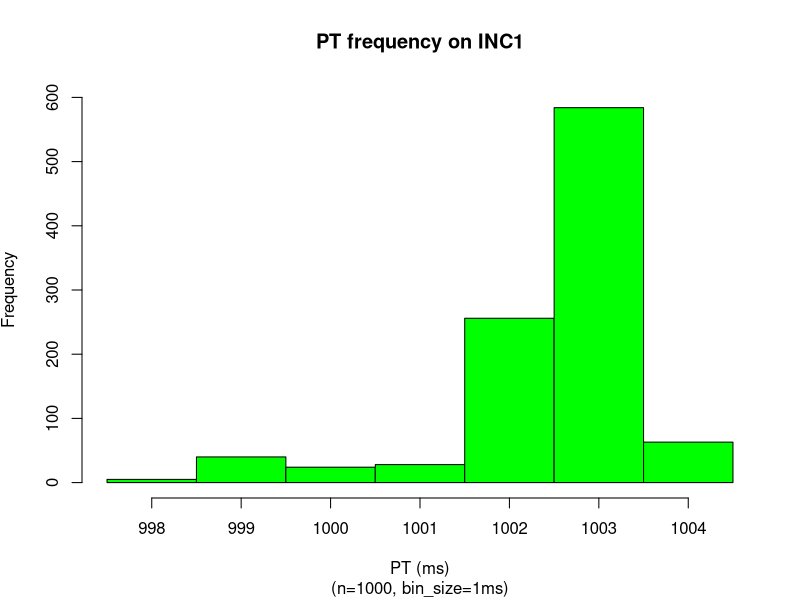
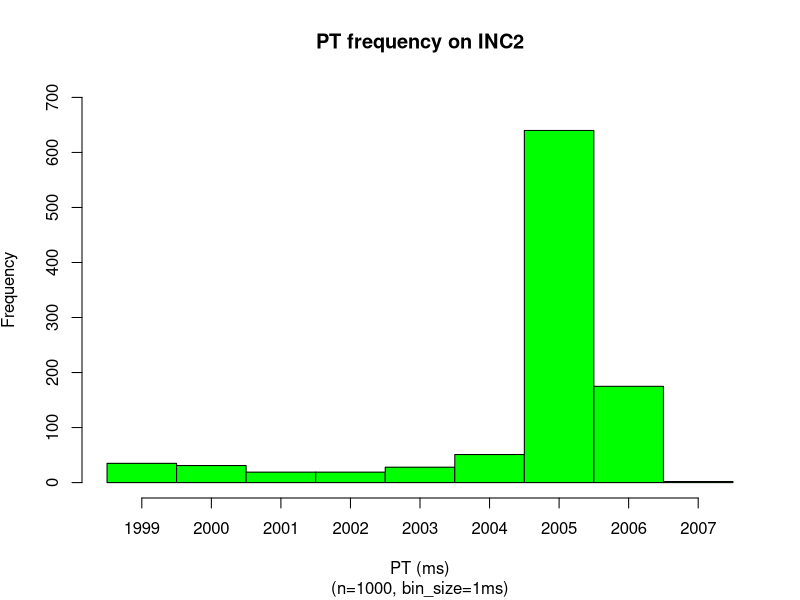
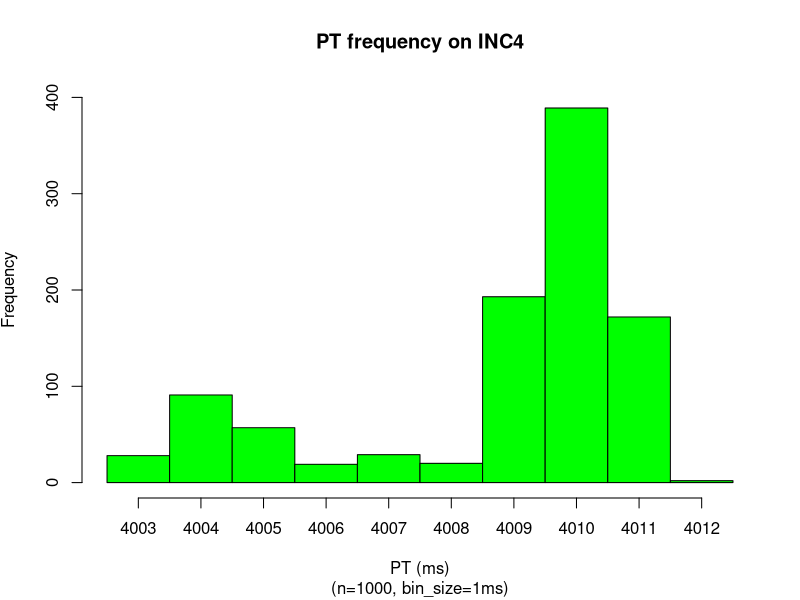
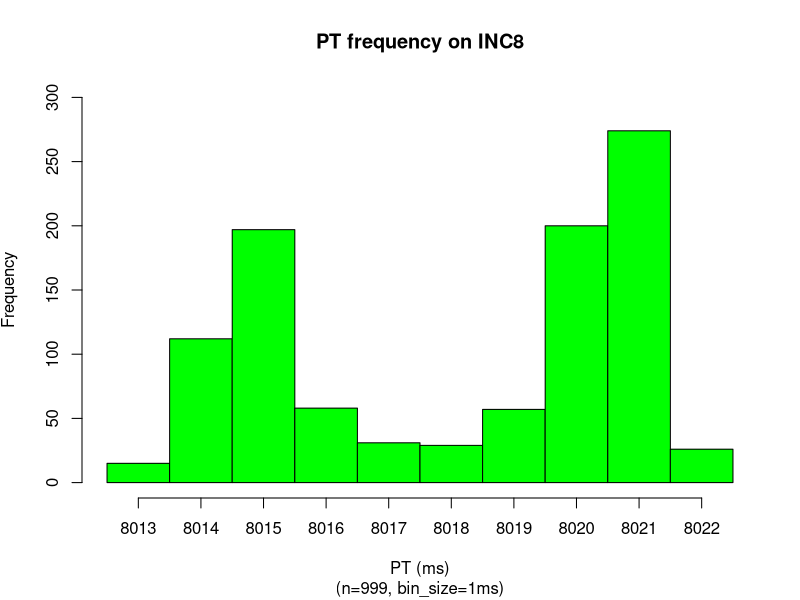
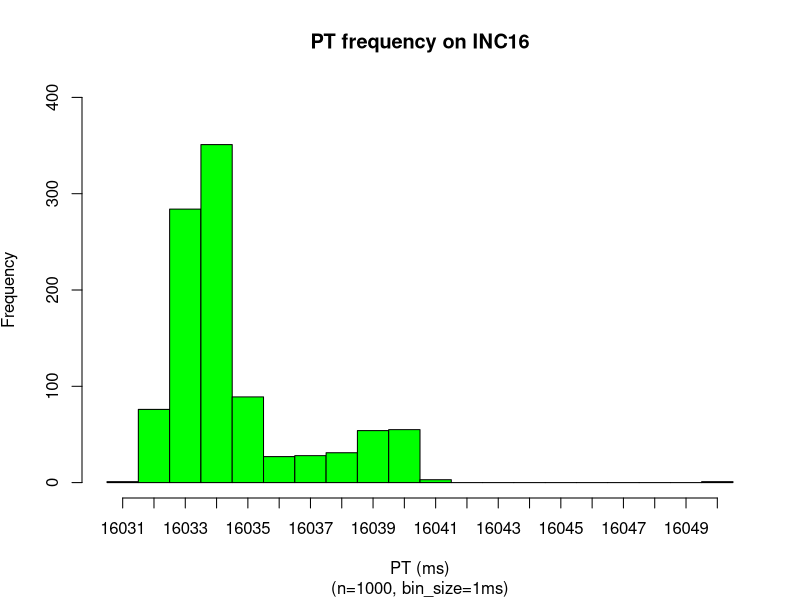
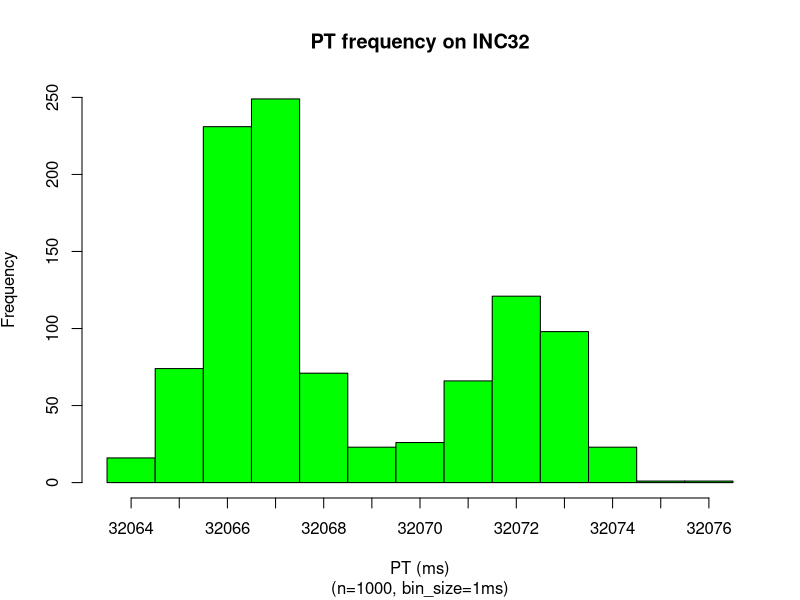
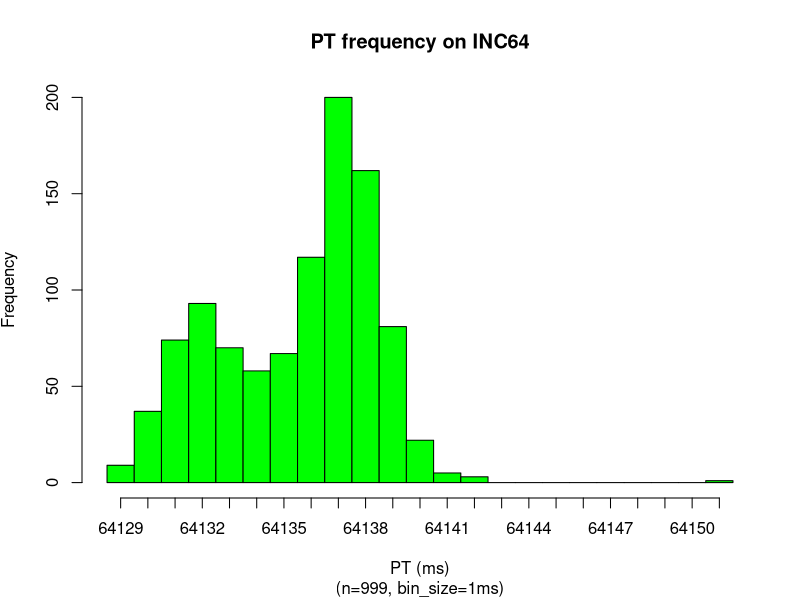
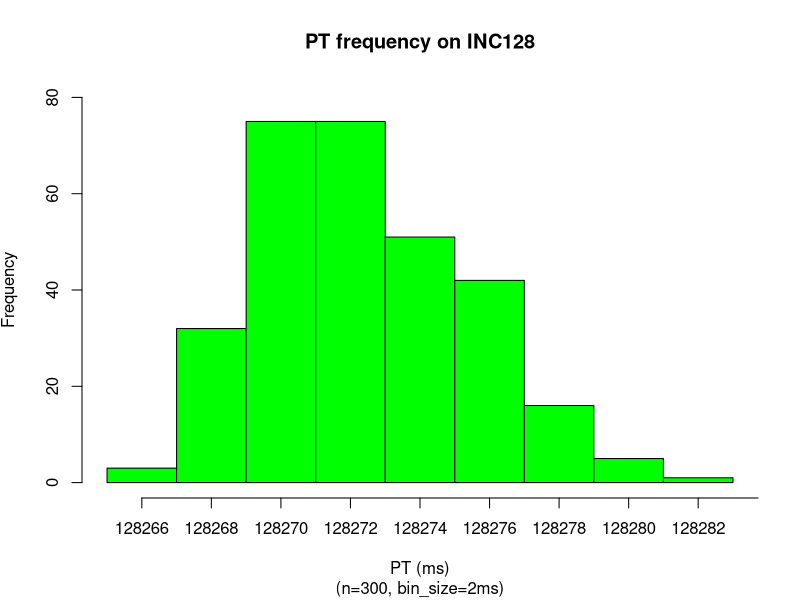

These charts were generated, in order, by the following R code:
### sodb9
numSamples <- 1000
x = read.csv(file="1_sec.dat",head=TRUE,sep="\t")
x <- subset(x, x$ITERNUM <= numSamples)
setEPS()
postscript("1_sec_pt_hist_v5.eps")
binsize=1
x_up = mean(x$PRTIME) + 2*sd(x$PRTIME)
x_dn = mean(x$PRTIME) - 2*sd(x$PRTIME)
#x = subset(x, x$PRTIME >= x_dn & x$PRTIME <= x_up)
xmin <-min(x$PRTIME)
xmin
xmax <-max(x$PRTIME)
xmax
nbins <- ceiling((xmax-xmin) / binsize)
h = hist(x$PRTIME, right=F, breaks=seq(xmin,xmax+binsize,binsize),plot=F)
ymax <- max(h$counts)
ymax <- ceiling(ymax/100)*100
plot(h, xaxt="n",freq=TRUE,ylim=c(0,ymax), col="green", main='PT frequency on INC1', 
sub=paste("(n=",nrow(x),", bin_size=",binsize,"ms)",sep=""), 
xlab='PT (ms)', ylab=expression('Frequency'))
axis(side=1,at=h$mids,labels=seq(xmin,xmax,1))
dev.off()

x = read.csv(file="2_sec.dat",head=TRUE,sep="\t")
x <- subset(x, x$ITERNUM <= numSamples)
setEPS()
postscript("2_sec_pt_hist_v5.eps")
binsize=1
x_up = mean(x$PRTIME) + 2*sd(x$PRTIME)
x_dn = mean(x$PRTIME) - 2*sd(x$PRTIME)
#x = subset(x, x$PRTIME >= x_dn & x$PRTIME <= x_up)
xmin <-min(x$PRTIME)
xmin
xmax <-max(x$PRTIME)
xmax
nbins <- ceiling((xmax-xmin) / binsize)
h = hist(x$PRTIME, right=F, breaks=seq(xmin,xmax+binsize,binsize),plot=F)
ymax <- max(h$counts)
ymax <- ceiling(ymax/100)*100
#ymax <- 250
plot(h, xaxt="n",freq=TRUE,ylim=c(0,ymax), xaxt="n",col="green", main='PT frequency on INC2', 
sub=paste("(n=",nrow(x),", bin_size=",binsize,"ms)",sep=""), 
xlab='PT (ms)', ylab=expression('Frequency'))
axis(side=1,at=h$mids,labels=seq(xmin,xmax,1))
dev.off()

x = read.csv(file="4_sec.dat",head=TRUE,sep="\t")
x <- subset(x, x$ITERNUM <= numSamples)
setEPS()
postscript("4_sec_pt_hist_v5.eps")
x_up = mean(x$PRTIME) + 2*sd(x$PRTIME)
x_dn = mean(x$PRTIME) - 2*sd(x$PRTIME)
#x = subset(x, x$PRTIME >= x_dn & x$PRTIME <= x_up)
#ymax <- 200
xmin <-min(x$PRTIME)
xmin
xmax <-max(x$PRTIME)
xmax
nbins <- ceiling((xmax-xmin) / binsize)
h = hist(x$PRTIME, right=F, breaks=seq(xmin,xmax+binsize,binsize),plot=F)
binsize=1
ymax <- max(h$counts)
ymax <- ceiling(ymax/100)*100
plot(h, ylim=c(0,ymax), xaxt="n",freq=TRUE,col="green", main='PT frequency on INC4', 
sub=paste("(n=",nrow(x),", bin_size=",binsize,"ms)",sep=""), 
xlab='PT (ms)', ylab=expression('Frequency'))
axis(side=1,at=h$mids,labels=seq(xmin,xmax,1))
dev.off()

x = read.csv(file="8_sec.dat",head=TRUE,sep="\t")
x <- subset(x, x$ITERNUM <= numSamples)
setEPS()
postscript("8_sec_pt_hist_v5.eps")
x <- subset(x, x$ITERNUM != 948)
x_up = mean(x$PRTIME) + 2*sd(x$PRTIME)
x_dn = mean(x$PRTIME) - 2*sd(x$PRTIME)
#x = subset(x, x$PRTIME >= x_dn & x$PRTIME <= x_up)
binsize=1
xmin <-min(x$PRTIME)
xmin
xmax <-max(x$PRTIME)
xmax
nbins <- ceiling((xmax-xmin) / binsize)
h = hist(x$PRTIME, right=F, breaks=seq(xmin,xmax+binsize,binsize),plot=F)
ymax <- max(h$counts)
ymax <- ceiling(ymax/100)*100
#ymax <- 100
binsize=1
plot(h, ylim=c(0,ymax),xaxt="n",freq=TRUE,col="green", main='PT frequency on INC8', 
sub=paste("(n=",nrow(x),", bin_size=",binsize,"ms)",sep=""), 
xlab='PT (ms)', ylab=expression('Frequency'))
axis(side=1,at=h$mids,labels=seq(xmin,xmax,1))
dev.off()

x = read.csv(file="16_sec.dat",head=TRUE,sep="\t")
x <- subset(x, x$ITERNUM <= numSamples)
setEPS()
postscript("16_sec_pt_hist_v5.eps")
#x <- subset(x, x$ITERNUM != 686 & x$ITERNUM != 700)
x_up = mean(x$PRTIME) + 2*sd(x$PRTIME)
x_dn = mean(x$PRTIME) - 2*sd(x$PRTIME)
#x = subset(x, x$PRTIME >= x_dn & x$PRTIME <= x_up)
binsize=1
xmin <-min(x$PRTIME)
xmin
xmax <-max(x$PRTIME)
xmax
nbins <- ceiling((xmax-xmin) / binsize)
h = hist(x$PRTIME, right=F, breaks=seq(xmin,xmax+binsize,binsize),plot=F)
ymax <- max(h$counts)
ymax <- ceiling(ymax/100)*100
ymax <- 400
plot(h, ylim=c(0,ymax), xaxt="n",freq=TRUE,col="green", main='PT frequency on INC16', 
sub=paste("(n=",nrow(x),", bin_size=",binsize,"ms)",sep=""), 
xlab='PT (ms)', ylab=expression('Frequency'))
axis(side=1,at=h$mids,labels=seq(xmin,xmax,1))
dev.off()

x = read.csv(file="32_sec.dat",head=TRUE,sep="\t")
#x <- subset(x, x$ITERNUM <= numSamples)
setEPS()
postscript("32_sec_pt_hist_v5.eps")
#x <- subset(x, x$ITERNUM != 433)
x_up = mean(x$PRTIME) + 2*sd(x$PRTIME)
x_dn = mean(x$PRTIME) - 2*sd(x$PRTIME)
#x = subset(x, x$PRTIME >= x_dn & x$PRTIME <= x_up)
binsize=1
xmin <-min(x$PRTIME)
xmin
xmax <-max(x$PRTIME)
xmax
nbins <- ceiling((xmax-xmin) / binsize)
h = hist(x$PRTIME, right=F, breaks=seq(xmin,xmax+binsize,binsize),plot=F)
ymax <- max(h$counts)
ymax <- ceiling(ymax/100)*100
ymax <- 250
plot(h, ylim=c(0,ymax), xaxt="n",freq=TRUE,col="green", main='PT frequency on INC32', 
sub=paste("(n=",nrow(x),", bin_size=",binsize,"ms)",sep=""), 
xlab='PT (ms)', ylab=expression('Frequency'))
axis(side=1,at=h$mids,labels=seq(xmin,xmax,1))
dev.off()

x = read.csv(file="64_sec.dat",head=TRUE,sep="\t")
x <- subset(x, x$ITERNUM <= numSamples)
setEPS()
postscript("64_sec_pt_hist_v5.eps")
x <- subset(x, x$ITERNUM != 578)
x_up = mean(x$PRTIME) + 2*sd(x$PRTIME)
x_dn = mean(x$PRTIME) - 2*sd(x$PRTIME)
#x = subset(x, x$PRTIME >= x_dn & x$PRTIME <= x_up)
binsize=1
xmin <-min(x$PRTIME)
xmin
xmax <-max(x$PRTIME)
xmax
nbins <- ceiling((xmax-xmin) / binsize)
h = hist(x$PRTIME, right=F, breaks=seq(xmin,xmax+binsize,binsize),plot=F)
ymax <- max(h$counts)
ymax <- ceiling(ymax/100)*100
#ymax <- 100
plot(h, ylim=c(0,ymax), xaxt="n",freq=TRUE,col="green", main='PT frequency on INC64', 
sub=paste("(n=",nrow(x),", bin_size=",binsize,"ms)",sep=""), 
xlab='PT (ms)', ylab=expression('Frequency'))
axis(side=1,at=h$mids,labels=seq(xmin,xmax,1))
dev.off()
numSamples<-300
x = read.csv(file="128_sec.dat",head=TRUE,sep="\t")
x <- subset(x, x$ITERNUM <= numSamples)
setEPS()
postscript("128_sec_pt_hist_v5.eps")
#x <- subset(x, x$ITERNUM != 26)
x_up = mean(x$PRTIME) + 2*sd(x$PRTIME)
x_dn = mean(x$PRTIME) - 2*sd(x$PRTIME)
#x = subset(x, x$PRTIME >= x_dn & x$PRTIME <= x_up)
binsize=2
xmin <-min(x$PRTIME)
xmin
xmax <-max(x$PRTIME)
xmax
nbins <- ceiling((xmax-xmin) / binsize)
h = hist(x$PRTIME, right=F, breaks=seq(xmin,xmax+binsize,binsize),plot=F)
ymax <- max(h$counts)
ymax <- ceiling(ymax/100)*100
ymax <- 80
plot(h, ylim=c(0,ymax),  xaxt="n",freq=TRUE,col="green", main='PT frequency on INC128', 
sub=paste("(n=",nrow(x),", bin_size=",binsize,"ms)",sep=""), 
xlab='PT (ms)', ylab=expression('Frequency'))
axis(side=1,at=seq(min(h$mids),max(h$mids)+binsize,binsize),labels=seq(ceiling(min(h$mids)),ceiling(max(h$mids))+binsize,binsize))
dev.off()

x = read.csv(file="256_sec.dat",head=TRUE,sep="\t")
setEPS()
postscript("256_sec_pt_hist_v5.eps")
x <- subset(x, x$ITERNUM != 81)
x_up = mean(x$PRTIME) + 2*sd(x$PRTIME)
x_dn = mean(x$PRTIME) - 2*sd(x$PRTIME)
#x = subset(x, x$PRTIME >= x_dn & x$PRTIME <= x_up)
binsize=2
xmin <-min(x$PRTIME)
xmin
xmax <-max(x$PRTIME)
xmax
nbins <- ceiling((xmax-xmin) / binsize)
h = hist(x$PRTIME, right=F, breaks=seq(xmin,xmax+binsize,binsize),plot=F)
ymax <- max(h$counts)
ymax <- ceiling(ymax/100)*100
ymax <- 60
plot(h, ylim=c(0,ymax), xaxt="n",freq=TRUE,col="green", main='PT frequency on INC256', 
sub=paste("(n=",nrow(x),", bin_size=",binsize,"ms)",sep=""), 
xlab='PT (ms)', ylab=expression('Frequency'))
axis(side=1,at=seq(min(h$mids),max(h$mids)+binsize,binsize),labels=seq(ceiling(min(h$mids)),ceiling(max(h$mids))+binsize,binsize))
dev.off()


x = read.csv(file="512_sec.dat",head=TRUE,sep="\t")
setEPS()
postscript("512_sec_pt_hist_v5.eps")
x <- subset(x, x$ITERNUM != 58 & x$ITERNUM != 226)
x_up = mean(x$PRTIME) + 2*sd(x$PRTIME)
x_dn = mean(x$PRTIME) - 2*sd(x$PRTIME)
#x = subset(x, x$PRTIME >= x_dn & x$PRTIME <= x_up)
binsize=5
xmin <-min(x$PRTIME)
xmin
xmax <-max(x$PRTIME)
xmax
nbins <- ceiling((xmax-xmin) / binsize)
h = hist(x$PRTIME, right=F, breaks=seq(xmin,xmax+binsize,binsize),plot=F)
ymax <- max(h$counts)
ymax <- ceiling(ymax/100)*100
ymax <-120
plot(h, ylim=c(0,ymax), xaxt="n",freq=TRUE,col="green", main='PT frequency on INC512', 
sub=paste("(n=",nrow(x),", bin_size=",binsize,"ms)",sep=""), 
xlab='PT (ms)', ylab=expression('Frequency'))
axis(side=1,at=seq(min(h$mids),max(h$mids)+binsize,binsize),labels=seq(ceiling(min(h$mids)),ceiling(max(h$mids))+binsize,binsize))
dev.off()

x = read.csv(file="1024_sec.dat",head=TRUE,sep="\t")
setEPS()
postscript("1024_sec_pt_hist_v5.eps")
x <- subset(x, x$ITERNUM != 46 & x$ITERNUM != 130 & x$ITERNUM != 214 & x$ITERNUM != 299)
x_up = mean(x$PRTIME) + 2*sd(x$PRTIME)
x_dn = mean(x$PRTIME) - 2*sd(x$PRTIME)
#x = subset(x, x$PRTIME >= x_dn & x$PRTIME <= x_up)
binsize=5
xmin <-min(x$PRTIME)
xmin
xmax <-max(x$PRTIME)
xmax
nbins <- ceiling((xmax-xmin) / binsize)
h = hist(x$PRTIME, right=F, breaks=seq(xmin,xmax+binsize,binsize),plot=F)
ymax <- max(h$counts)
ymax <- ceiling(ymax/100)*100
ymax <- 100
plot(h, ylim=c(0,ymax), xaxt="n",axes = TRUE,freq=TRUE,col="green", main='PT frequency on INC1024', 
sub=paste("(n=",nrow(x),", bin_size=",binsize,"ms)",sep=""), 
xlab='PT (ms)', ylab=expression('Frequency'))
axis(side=1,at=seq(min(h$mids),max(h$mids)+binsize,binsize),labels=seq(ceiling(min(h$mids)),ceiling(max(h$mids))+binsize,binsize))
dev.off()

### run on sodb10
x = read.csv(file="2048_sec.dat",head=TRUE,sep="\t")
setEPS()
postscript("2048_sec_pt_hist_v5.eps")
x <- subset(x, x$ITERNUM != 166)
x_up = mean(x$PRTIME) + 2*sd(x$PRTIME)
x_dn = mean(x$PRTIME) - 2*sd(x$PRTIME)
#x = subset(x, x$PRTIME >= x_dn & x$PRTIME <= x_up)
binsize=5
xmin <-min(x$PRTIME)
xmin
xmax <-max(x$PRTIME)
xmax
nbins <- ceiling((xmax-xmin) / binsize)
h = hist(x$PRTIME, right=F, breaks=seq(xmin,xmax+binsize,binsize),plot=F)
ymax <- max(h$counts)
ymax <- ceiling(ymax/100)*100
ymax <- 80
plot(h, ylim=c(0,ymax), xaxt="n",freq=TRUE,col="green", main='PT frequency on INC2048', 
sub=paste("(n=",nrow(x),", bin_size=",binsize,"ms)",sep=""), 
xlab='PT (ms)', ylab=expression('Frequency'))
axis(side=1,at=seq(min(h$mids),max(h$mids)+binsize,binsize),labels=seq(ceiling(min(h$mids)),ceiling(max(h$mids))+binsize,binsize))
dev.off()

### run on sodb12
x = read.csv(file="4096_sec.dat",head=TRUE,sep="\t")
setEPS()
postscript("4096_sec_pt_hist_v5.eps")
x <- subset(x, x$ITERNUM != 11 & x$ITERNUM != 32 & x$ITERNUM != 53 & x$ITERNUM != 74 & x$ITERNUM != 95 & x$ITERNUM != 116 & x$ITERNUM != 137 & x$ITERNUM != 158 & x$ITERNUM != 179 & x$ITERNUM != 200 & x$ITERNUM != 221 & x$ITERNUM != 242 & x$ITERNUM != 264) 
x_up = mean(x$PRTIME) + 2*sd(x$PRTIME)
x_dn = mean(x$PRTIME) - 2*sd(x$PRTIME)
#x = subset(x, x$PRTIME >= x_dn & x$PRTIME <= x_up)
binsize=5
xmin <-min(x$PRTIME)
xmin
xmax <-max(x$PRTIME)
xmax
nbins <- ceiling((xmax-xmin) / binsize)
h = hist(x$PRTIME, right=F, breaks=seq(xmin,xmax+binsize,binsize),plot=F)
ymax <- max(h$counts)
ymax <- ceiling(ymax/100)*100
ymax <-60
plot(h, ylim=c(0,ymax), xaxt="n",freq=TRUE,col="green", main='PT frequency on INC4096', 
sub=paste("(n=",nrow(x),", bin_size=",binsize,"ms)",sep=""), 
xlab='PT (ms)', ylab=expression('Frequency'))
axis(side=1,at=seq(min(h$mids),max(h$mids)+binsize,binsize),labels=seq(ceiling(min(h$mids)),ceiling(max(h$mids))+binsize,binsize))
dev.off()

x = read.csv(file="8192_sec.dat",head=TRUE,sep="\t")
setEPS()
postscript("8192_sec_pt_hist.eps")
x_up = mean(x$PRTIME) + 2*sd(x$PRTIME)
x_dn = mean(x$PRTIME) - 2*sd(x$PRTIME)
#x = subset(x, x$PRTIME >= x_dn & x$PRTIME <= x_up)
binsize=5
xmin <-min(x$PRTIME)
xmin <- xmin-2
xmax <-max(x$PRTIME)
xmax <- xmax+1
task_len <-8192
sd(x$PRTIME)/task_len 
nbins <- ceiling((xmax-xmin) / binsize)
h = hist(x$PRTIME, right=F, breaks=seq(xmin,xmax+binsize,binsize),plot=F)
ymax <- max(h$counts)
ymax <- ceiling(ymax/100)*100
ymax <- 40
plot(h, ylim=c(0,ymax), xaxt="n",freq=TRUE,col="green", main='', 
sub=paste("(n=",nrow(x),", bin_size=",binsize,"ms)",sep=""), 
xlab='PT (ms)', ylab=expression('Frequency'))
axis(side=1,at=seq(min(h$mids),max(h$mids)+binsize,binsize),labels=seq(ceiling(min(h$mids)),ceiling(max(h$mids))+binsize,binsize))
dev.off()

x = read.csv(file="16384_sec.dat",head=TRUE,sep="\t")
setEPS()
task_len <-16384
postscript("16384_sec_pt_hist.eps")
x_up = mean(x$PRTIME) + 2*sd(x$PRTIME)
x_dn = mean(x$PRTIME) - 2*sd(x$PRTIME)
task_len <-16384
sd(x$PRTIME)/task_len 
#x = subset(x, x$PRTIME >= x_dn & x$PRTIME <= x_up)
binsize=10
xmin <-min(x$PRTIME)
xmin <- xmin-7
xmax <-max(x$PRTIME)
xmax <- xmax+5
nbins <- ceiling((xmax-xmin) / binsize)
h = hist(x$PRTIME, right=F, breaks=seq(xmin,xmax+binsize,binsize),plot=F)
ymax <- max(h$counts)
ymax <- ceiling(ymax/100)*100
ymax <- 20
plot(h, ylim=c(0,ymax), xaxt="n",freq=TRUE,col="green", main='', 
sub=paste("(n=",nrow(x),", bin_size=",binsize,"ms)",sep=""), 
xlab='PT (ms)', ylab=expression('Frequency'))
axis(side=1,at=seq(min(h$mids),max(h$mids)+binsize,binsize),labels=seq(ceiling(min(h$mids)),ceiling(max(h$mids))+binsize,binsize))
dev.off()
